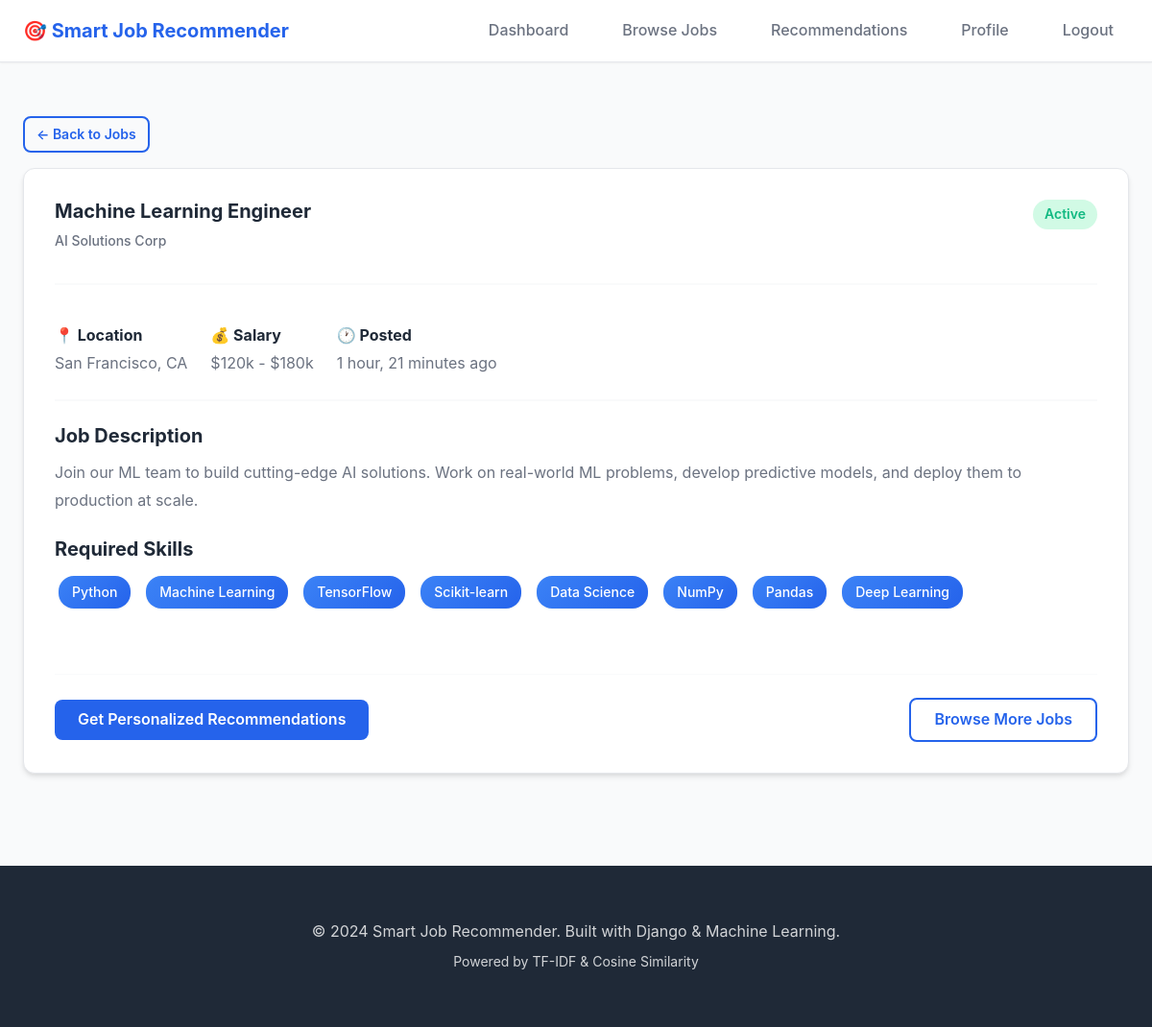
The app's page /jobs/8/ (signed in) with its own data.
### jobs/models.py (models this page shows, shortened)
class Job(models.Model):
    title = models.CharField(max_length=200, help_text="Job title/position name")
    required_skills = models.TextField(
        help_text="Required skills separated by commas (e.g., Python, Django, REST API)"
    )
    description = models.TextField(help_text="Detailed job description")
    company = models.CharField(max_length=200, default="Not Specified")
    location = models.CharField(max_length=200, default="Remote", blank=True)
    salary_range = models.CharField(max_length=100, blank=True, null=True)
    is_active = models.BooleanField(default=True, help_text="Is this job currently active?")
    created_at = models.DateTimeField(auto_now_add=True)
    updated_at = models.DateTimeField(auto_now=True)
    class Meta:
        verbose_name = "Job"
        verbose_name_plural = "Jobs"
        ordering = ['-created_at']
    def get_skills_list(self):
        if self.required_skills:
            return [skill.strip() for skill in self.required_skills.split(',') if skill.strip()]
        return []

### jobs/views.py (the view)
# urls.py: path('jobs/<int:job_id>/', views.job_detail_view, name='job_detail'),
@login_required
def job_detail_view(request, job_id):
    job = get_object_or_404(Job, id=job_id, is_active=True)
    context = {
        'job': job,
    }
    return render(request, 'jobs/job_detail.html', context)

### templates/jobs/job_detail.html (shortened to what this page needs)
{% extends 'base.html' %}
{% block content %}
<div class="container" style="margin-top: 2rem;">
    <div style="margin-bottom: 1rem;">
        <a href="{% url 'jobs:job_list' %}" class="btn btn-outline btn-sm">← Back to Jobs</a>
    </div>
    <div class="card">
        <div class="card-header">
            <div style="display: flex; justify-content: space-between; align-items: start;">
                <div>
                    <h1 class="card-title">{{ job.title }}</h1>
                    <p class="card-subtitle">{{ job.company }}</p>
                </div>
                <span class="badge badge-success">Active</span>
            </div>
        </div>
        <div class="card-body">
            <div style="display: flex; gap: 1.5rem; flex-wrap: wrap; margin-bottom: 1.5rem; padding-bottom: 1.5rem; border-bottom: 2px solid var(--bg-secondary);">
                <div>
                    <strong style="color: var(--text-primary);">📍 Location</strong>
                    <p style="margin: 0.25rem 0 0 0; color: var(--text-secondary);">{{ job.location }}</p>
                </div>
                {% if job.salary_range %}
                <div>
                    <strong style="color: var(--text-primary);">💰 Salary</strong>
                    <p style="margin: 0.25rem 0 0 0; color: var(--text-secondary);">{{ job.salary_range }}</p>
                </div>
                {% endif %}
                <div>
                    <strong style="color: var(--text-primary);">🕐 Posted</strong>
                    <p style="margin: 0.25rem 0 0 0; color: var(--text-secondary);">{{ job.created_at|timesince }} ago</p>
                </div>
            </div>
            <div style="margin-bottom: 1.5rem;">
                <h3 style="margin-bottom: 0.75rem;">Job Description</h3>
                <p style="color: var(--text-secondary); line-height: 1.8;">{{ job.description }}</p>
            </div>
            <div style="margin-bottom: 1.5rem;">
                <h3 style="margin-bottom: 0.75rem;">Required Skills</h3>
                <div style="display: flex; flex-wrap: wrap; gap: 0.5rem;">
                    {% for skill in job.get_skills_list %}
                        <span class="skill-tag">{{ skill }}</span>
                    {% endfor %}
                </div>
            </div>
        </div>
        <div class="card-footer">
            <a href="{% url 'jobs:recommendations' %}" class="btn btn-primary">Get Personalized Recommendations</a>
            <a href="{% url 'jobs:job_list' %}" class="btn btn-outline">Browse More Jobs</a>
        </div>
    </div>
</div>
{% endblock %}

### static/css/style.css (style rules this page uses)
* { margin: 0; padding: 0; box-sizing: border-box; }
:root { --primary-color: #2563eb; --primary-dark: #1e40af; --primary-light: #3b82f6; --secondary-color: #10b981; --accent-color: #f59e0b; --danger-color: #ef4444; --warning-color: #f59e0b; --success-color: #10b981; --text-primary: #1f2937; --text-secondary: #6b7280; --text-light: #9ca3af; --bg-primary: #ffffff; --bg-secondary: #f9fafb; --bg-tertiary: #f3f4f6; --border-color: #e5e7eb; --spacing-xs: 0.5rem; --spacing-sm: 1rem; --spacing-md: 1.5rem; --spacing-lg: 2rem; --spacing-xl: 3rem; --font-primary: -apple-system, BlinkMacSystemFont, 'Segoe UI', Roboto, 'Helvetica Neue', Arial, sans-serif; --font-size-sm: 0.875rem; --font-size-base: 1rem; --font-size-lg: 1.125rem; --font-size-xl: 1.25rem; --font-size-2xl: 1.5rem; --font-size-3xl: 2rem; --radius-sm: 0.375rem; --radius-md: 0.5rem; --radius-lg: 0.75rem; --radius-xl: 1rem; --shadow-sm: 0 1px 2px 0 rgba(0, 0, 0, 0.05); --shadow-md: 0 4px 6px -1px rgba(0, 0, 0, 0.1), 0 2px 4px -1px rgba(0, 0, 0, 0.06); --shadow-lg: 0 10px 15px -3px rgba(0, 0, 0, 0.1), 0 4px 6px -2px rgba(0, 0, 0, 0.05); --shadow-xl: 0 20px 25px -5px rgba(0, 0, 0, 0.1), 0 10px 10px -5px rgba(0, 0, 0, 0.04); --transition-fast: 150ms ease-in-out; --transition-base: 250ms ease-in-out; --transition-slow: 350ms ease-in-out; }
body { font-family: var(--font-primary); font-size: var(--font-size-base); line-height: 1.6; color: var(--text-primary); background-color: var(--bg-secondary); min-height: 100vh; }
h1, h2, h3, h4, h5, h6 { font-weight: 700; line-height: 1.2; margin-bottom: var(--spacing-sm); color: var(--text-primary); }
h1 { font-size: var(--font-size-3xl); }
h3 { font-size: var(--font-size-xl); }
p { margin-bottom: var(--spacing-sm); color: var(--text-secondary); }
a { color: var(--primary-color); text-decoration: none; transition: color var(--transition-fast); }
.container { max-width: 1200px; margin: 0 auto; padding: var(--spacing-md); }
.card { background-color: var(--bg-primary); border-radius: var(--radius-lg); box-shadow: var(--shadow-md); padding: var(--spacing-lg); margin-bottom: var(--spacing-md); transition: all var(--transition-base); border: 1px solid var(--border-color); }
.card-header { border-bottom: 2px solid var(--bg-secondary); padding-bottom: var(--spacing-sm); margin-bottom: var(--spacing-md); }
.card-title { font-size: var(--font-size-xl); color: var(--text-primary); margin-bottom: var(--spacing-xs); }
.card-subtitle { font-size: var(--font-size-sm); color: var(--text-secondary); font-weight: 500; }
.card-body { padding: var(--spacing-sm) 0; }
.card-footer { border-top: 1px solid var(--bg-secondary); padding-top: var(--spacing-md); margin-top: var(--spacing-md); display: flex; justify-content: space-between; align-items: center; }
.btn { display: inline-block; padding: var(--spacing-xs) var(--spacing-md); font-size: var(--font-size-base); font-weight: 600; text-align: center; border: none; border-radius: var(--radius-md); cursor: pointer; transition: all var(--transition-base); text-decoration: none; }
.btn-primary { background-color: var(--primary-color); color: white; }
.btn-outline { background-color: transparent; color: var(--primary-color); border: 2px solid var(--primary-color); }
.btn-sm { padding: 0.375rem 0.75rem; font-size: var(--font-size-sm); }
.badge { display: inline-block; padding: 0.25rem 0.75rem; font-size: var(--font-size-sm); font-weight: 600; border-radius: var(--radius-xl); background-color: var(--bg-tertiary); color: var(--text-secondary); }
.badge-success { background-color: #d1fae5; color: var(--success-color); }
.skill-tag { display: inline-block; padding: 0.375rem 0.875rem; margin: 0.25rem; background: linear-gradient(135deg, var(--primary-light), var(--primary-color)); color: white; border-radius: var(--radius-xl); font-size: var(--font-size-sm); font-weight: 500; box-shadow: var(--shadow-sm); transition: all var(--transition-fast); }

### records on screen
Job: title "Machine Learning Engineer", company "AI Solutions Corp", location "San Francisco, CA", salary_range "$120k - $180k", created_at "1 hour, 21 minutes", description "Join our ML team to build cutting-edge AI solutions. Work on real-world ML problems, develop predictive models, and deploy them to production at scale."

### other values on screen
{{ skill }} "Python" "Machine Learning" "TensorFlow" "Scikit-learn" "Data Science" "NumPy" "Pandas" "Deep Learning"
